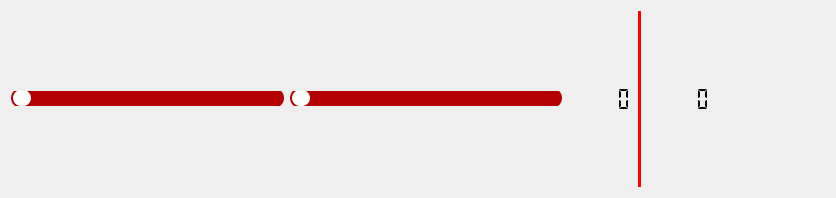
<?xml version="1.0" encoding="UTF-8"?>
<ui version="4.0">
 <class>Controls</class>
 <widget class="QWidget" name="Controls">
  <property name="geometry">
   <rect>
    <x>0</x>
    <y>0</y>
    <width>836</width>
    <height>198</height>
   </rect>
  </property>
  <property name="sizePolicy">
   <sizepolicy hsizetype="Minimum" vsizetype="Minimum">
    <horstretch>0</horstretch>
    <verstretch>0</verstretch>
   </sizepolicy>
  </property>
  <property name="windowTitle">
   <string>Form</string>
  </property>
  <property name="styleSheet">
   <string notr="true">QPushButton {background-color:transparent; border:0;}

QSlider::groove:horizontal {
border: 0px;
height: 20px;
background: rgb(180, 0, 0);
margin: 0 px 0;
border-radius: 10px;
}
QSlider::groove:vertical {
border: 0px;
width: 20px;
background: rgb(180, 0, 0);
margin: 0 px 0;
border-radius: 10px;
}

QSlider::handle:horizontal {
background: white;
width: 18px;
height: 8px;
margin: 2 2 2 2;
border-radius: 8px;
}
QSlider::handle:vertical {
background: white;
width: 8px;
height: 18px;
margin: 2 2 2 2;
border-radius: 8px;
}
</string>
  </property>
  <layout class="QHBoxLayout" name="horizontalLayout_4">
   <item>
    <layout class="QVBoxLayout" name="verticalLayout">
     <item>
      <layout class="QHBoxLayout" name="horizontalLayout_3">
       <item>
        <widget class="QSlider" name="horizontalSliderVolume">
         <property name="styleSheet">
          <string notr="true"/>
         </property>
         <property name="orientation">
          <enum>Qt::Horizontal</enum>
         </property>
        </widget>
       </item>
       <item>
        <widget class="QSlider" name="horizontalSliderPosition">
         <property name="styleSheet">
          <string notr="true"/>
         </property>
         <property name="orientation">
          <enum>Qt::Horizontal</enum>
         </property>
        </widget>
       </item>
       <item>
        <layout class="QHBoxLayout" name="horizontalLayout_2">
         <item>
          <widget class="QLCDNumber" name="lcdNumberElapsed">
           <property name="frameShape">
            <enum>QFrame::NoFrame</enum>
           </property>
           <property name="frameShadow">
            <enum>QFrame::Plain</enum>
           </property>
           <property name="segmentStyle">
            <enum>QLCDNumber::Flat</enum>
           </property>
          </widget>
         </item>
         <item>
          <widget class="Line" name="line">
           <property name="sizePolicy">
            <sizepolicy hsizetype="Minimum" vsizetype="Minimum">
             <horstretch>0</horstretch>
             <verstretch>0</verstretch>
            </sizepolicy>
           </property>
           <property name="styleSheet">
            <string notr="true">QFrame{
color:red;
}</string>
           </property>
           <property name="frameShadow">
            <enum>QFrame::Plain</enum>
           </property>
           <property name="lineWidth">
            <number>8</number>
           </property>
           <property name="orientation">
            <enum>Qt::Vertical</enum>
           </property>
          </widget>
         </item>
         <item>
          <widget class="QLCDNumber" name="lcdNumberDuration">
           <property name="frameShape">
            <enum>QFrame::NoFrame</enum>
           </property>
           <property name="frameShadow">
            <enum>QFrame::Plain</enum>
           </property>
           <property name="segmentStyle">
            <enum>QLCDNumber::Flat</enum>
           </property>
          </widget>
         </item>
         <item>
          <layout class="QHBoxLayout" name="horizontalLayout">
           <item>
            <widget class="QPushButton" name="pushButtonPrev">
             <property name="sizePolicy">
              <sizepolicy hsizetype="Minimum" vsizetype="Minimum">
               <horstretch>0</horstretch>
               <verstretch>0</verstretch>
              </sizepolicy>
             </property>
             <property name="text">
              <string/>
             </property>
             <property name="icon">
              <iconset resource="resources.qrc">
               <normaloff>:/resources/prev.svg</normaloff>:/resources/prev.svg</iconset>
             </property>
             <property name="iconSize">
              <size>
               <width>30</width>
               <height>30</height>
              </size>
             </property>
            </widget>
           </item>
           <item>
            <widget class="QPushButton" name="pushButtonPlayPause">
             <property name="text">
              <string/>
             </property>
             <property name="icon">
              <iconset resource="resources.qrc">
               <normaloff>:/resources/pause.svg</normaloff>:/resources/pause.svg</iconset>
             </property>
             <property name="iconSize">
              <size>
               <width>30</width>
               <height>30</height>
              </size>
             </property>
            </widget>
           </item>
           <item>
            <widget class="QPushButton" name="pushButtonNext">
             <property name="sizePolicy">
              <sizepolicy hsizetype="Minimum" vsizetype="Minimum">
               <horstretch>0</horstretch>
               <verstretch>0</verstretch>
              </sizepolicy>
             </property>
             <property name="text">
              <string/>
             </property>
             <property name="icon">
              <iconset resource="resources.qrc">
               <normaloff>:/resources/next.svg</normaloff>:/resources/next.svg</iconset>
             </property>
             <property name="iconSize">
              <size>
               <width>30</width>
               <height>30</height>
              </size>
             </property>
            </widget>
           </item>
          </layout>
         </item>
        </layout>
       </item>
      </layout>
     </item>
    </layout>
   </item>
  </layout>
 </widget>
 <resources>
  <include location="resources.qrc"/>
 </resources>
 <connections>
  <connection>
   <sender>pushButtonPrev</sender>
   <signal>clicked()</signal>
   <receiver>Controls</receiver>
   <slot>onPrevClicked()</slot>
   <hints>
    <hint type="sourcelabel">
     <x>741</x>
     <y>65</y>
    </hint>
    <hint type="destinationlabel">
     <x>736</x>
     <y>35</y>
    </hint>
   </hints>
  </connection>
  <connection>
   <sender>pushButtonPlayPause</sender>
   <signal>clicked()</signal>
   <receiver>Controls</receiver>
   <slot>onPlayPauseClicked()</slot>
   <hints>
    <hint type="sourcelabel">
     <x>762</x>
     <y>113</y>
    </hint>
    <hint type="destinationlabel">
     <x>464</x>
     <y>95</y>
    </hint>
   </hints>
  </connection>
  <connection>
   <sender>pushButtonNext</sender>
   <signal>clicked()</signal>
   <receiver>Controls</receiver>
   <slot>onNextClicked()</slot>
   <hints>
    <hint type="sourcelabel">
     <x>821</x>
     <y>55</y>
    </hint>
    <hint type="destinationlabel">
     <x>568</x>
     <y>52</y>
    </hint>
   </hints>
  </connection>
  <connection>
   <sender>horizontalSliderPosition</sender>
   <signal>valueChanged(int)</signal>
   <receiver>Controls</receiver>
   <slot>onElapsedChanged(int)</slot>
   <hints>
    <hint type="sourcelabel">
     <x>496</x>
     <y>106</y>
    </hint>
    <hint type="destinationlabel">
     <x>229</x>
     <y>95</y>
    </hint>
   </hints>
  </connection>
  <connection>
   <sender>horizontalSliderVolume</sender>
   <signal>valueChanged(int)</signal>
   <receiver>Controls</receiver>
   <slot>onVolumeChanged(int)</slot>
   <hints>
    <hint type="sourcelabel">
     <x>120</x>
     <y>106</y>
    </hint>
    <hint type="destinationlabel">
     <x>141</x>
     <y>85</y>
    </hint>
   </hints>
  </connection>
 </connections>
 <slots>
  <slot>onVolumeChanged(int)</slot>
  <slot>onPlayPauseClicked()</slot>
  <slot>onStopClicked()</slot>
  <slot>onNextClicked()</slot>
  <slot>onPrevClicked()</slot>
  <slot>onElapsedChanged(qint64)</slot>
  <slot>onElapsedChanged(int)</slot>
 </slots>
</ui>
